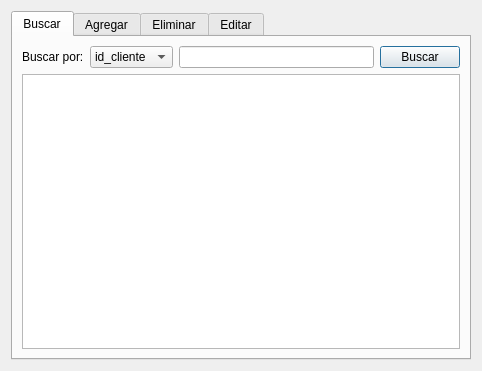
<?xml version="1.0" encoding="UTF-8"?>
<ui version="4.0">
 <class>Clientes</class>
 <widget class="QDialog" name="Clientes">
  <property name="geometry">
   <rect>
    <x>0</x>
    <y>0</y>
    <width>482</width>
    <height>371</height>
   </rect>
  </property>
  <property name="windowTitle">
   <string>Dialog</string>
  </property>
  <layout class="QVBoxLayout" name="verticalLayout">
   <item>
    <widget class="QTabWidget" name="Buscar">
     <property name="currentIndex">
      <number>0</number>
     </property>
     <widget class="QWidget" name="buscar">
      <attribute name="title">
       <string>Buscar</string>
      </attribute>
      <layout class="QVBoxLayout" name="verticalLayout_2">
       <item>
        <layout class="QHBoxLayout" name="horizontalLayout">
         <item>
          <widget class="QLabel" name="label">
           <property name="text">
            <string>Buscar por:</string>
           </property>
          </widget>
         </item>
         <item>
          <widget class="QComboBox" name="comboBox">
           <property name="insertPolicy">
            <enum>QComboBox::InsertAtBottom</enum>
           </property>
           <item>
            <property name="text">
             <string>id_cliente</string>
            </property>
           </item>
           <item>
            <property name="text">
             <string>nombre</string>
            </property>
           </item>
           <item>
            <property name="text">
             <string>telefono</string>
            </property>
           </item>
           <item>
            <property name="text">
             <string>domicilio</string>
            </property>
           </item>
          </widget>
         </item>
         <item>
          <widget class="QLineEdit" name="lineEdit"/>
         </item>
         <item>
          <widget class="QPushButton" name="pushButton">
           <property name="text">
            <string>Buscar</string>
           </property>
          </widget>
         </item>
        </layout>
       </item>
       <item>
        <layout class="QHBoxLayout" name="horizontalLayout_6">
         <item>
          <widget class="QTextBrowser" name="textBrowser"/>
         </item>
        </layout>
       </item>
      </layout>
     </widget>
     <widget class="QWidget" name="agregar">
      <attribute name="title">
       <string>Agregar</string>
      </attribute>
      <widget class="QLineEdit" name="query">
       <property name="geometry">
        <rect>
         <x>40</x>
         <y>200</y>
         <width>281</width>
         <height>22</height>
        </rect>
       </property>
      </widget>
      <widget class="QWidget" name="layoutWidget">
       <property name="geometry">
        <rect>
         <x>30</x>
         <y>30</y>
         <width>411</width>
         <height>142</height>
        </rect>
       </property>
       <layout class="QHBoxLayout" name="horizontalLayout_3">
        <item>
         <layout class="QFormLayout" name="formLayout">
          <property name="fieldGrowthPolicy">
           <enum>QFormLayout::AllNonFixedFieldsGrow</enum>
          </property>
          <item row="0" column="0">
           <widget class="QLabel" name="label_2">
            <property name="text">
             <string>id:</string>
            </property>
           </widget>
          </item>
          <item row="0" column="1">
           <widget class="QLineEdit" name="add_id"/>
          </item>
          <item row="1" column="0">
           <widget class="QLabel" name="label_3">
            <property name="text">
             <string>nombre:</string>
            </property>
           </widget>
          </item>
          <item row="1" column="1">
           <widget class="QLineEdit" name="add_nombre"/>
          </item>
          <item row="2" column="0">
           <widget class="QLabel" name="label_4">
            <property name="text">
             <string>telefono:</string>
            </property>
           </widget>
          </item>
          <item row="2" column="1">
           <widget class="QLineEdit" name="add_telefono"/>
          </item>
          <item row="3" column="0">
           <widget class="QLabel" name="label_5">
            <property name="text">
             <string>domicilio:</string>
            </property>
           </widget>
          </item>
          <item row="3" column="1">
           <widget class="QLineEdit" name="add_dom"/>
          </item>
          <item row="4" column="0">
           <widget class="QLabel" name="label_6">
            <property name="text">
             <string>adeudo:</string>
            </property>
           </widget>
          </item>
          <item row="4" column="1">
           <widget class="QLineEdit" name="add_adeudo"/>
          </item>
         </layout>
        </item>
        <item>
         <spacer name="horizontalSpacer">
          <property name="orientation">
           <enum>Qt::Horizontal</enum>
          </property>
          <property name="sizeHint" stdset="0">
           <size>
            <width>40</width>
            <height>20</height>
           </size>
          </property>
         </spacer>
        </item>
       </layout>
      </widget>
      <widget class="QWidget" name="layoutWidget">
       <property name="geometry">
        <rect>
         <x>40</x>
         <y>250</y>
         <width>189</width>
         <height>89</height>
        </rect>
       </property>
       <layout class="QHBoxLayout" name="horizontalLayout_2">
        <item>
         <widget class="QPushButton" name="pushButton_2">
          <property name="text">
           <string>Agregar</string>
          </property>
         </widget>
        </item>
        <item>
         <widget class="QTextBrowser" name="mensaje"/>
        </item>
       </layout>
      </widget>
      <zorder>layoutWidget</zorder>
      <zorder>layoutWidget</zorder>
      <zorder>query</zorder>
     </widget>
     <widget class="QWidget" name="eliminar">
      <attribute name="title">
       <string>Eliminar</string>
      </attribute>
      <layout class="QVBoxLayout" name="verticalLayout_3">
       <item>
        <layout class="QHBoxLayout" name="horizontalLayout_4">
         <item>
          <widget class="QLabel" name="label_7">
           <property name="text">
            <string>Ingresar id: </string>
           </property>
          </widget>
         </item>
         <item>
          <widget class="QLineEdit" name="ingresar_id"/>
         </item>
         <item>
          <widget class="QPushButton" name="pushButton_3">
           <property name="text">
            <string>Buscar</string>
           </property>
          </widget>
         </item>
        </layout>
       </item>
       <item>
        <widget class="QTextBrowser" name="mostrar"/>
       </item>
       <item>
        <spacer name="verticalSpacer">
         <property name="orientation">
          <enum>Qt::Vertical</enum>
         </property>
         <property name="sizeType">
          <enum>QSizePolicy::Fixed</enum>
         </property>
         <property name="sizeHint" stdset="0">
          <size>
           <width>20</width>
           <height>80</height>
          </size>
         </property>
        </spacer>
       </item>
       <item>
        <layout class="QHBoxLayout" name="horizontalLayout_5">
         <item>
          <spacer name="horizontalSpacer_2">
           <property name="orientation">
            <enum>Qt::Horizontal</enum>
           </property>
           <property name="sizeHint" stdset="0">
            <size>
             <width>40</width>
             <height>20</height>
            </size>
           </property>
          </spacer>
         </item>
         <item>
          <widget class="QLineEdit" name="encontrado"/>
         </item>
         <item>
          <widget class="QPushButton" name="pushButton_4">
           <property name="text">
            <string>Eliminar</string>
           </property>
          </widget>
         </item>
        </layout>
       </item>
      </layout>
     </widget>
     <widget class="QWidget" name="editar">
      <attribute name="title">
       <string>Editar</string>
      </attribute>
     </widget>
    </widget>
   </item>
  </layout>
 </widget>
 <resources/>
 <connections/>
</ui>
